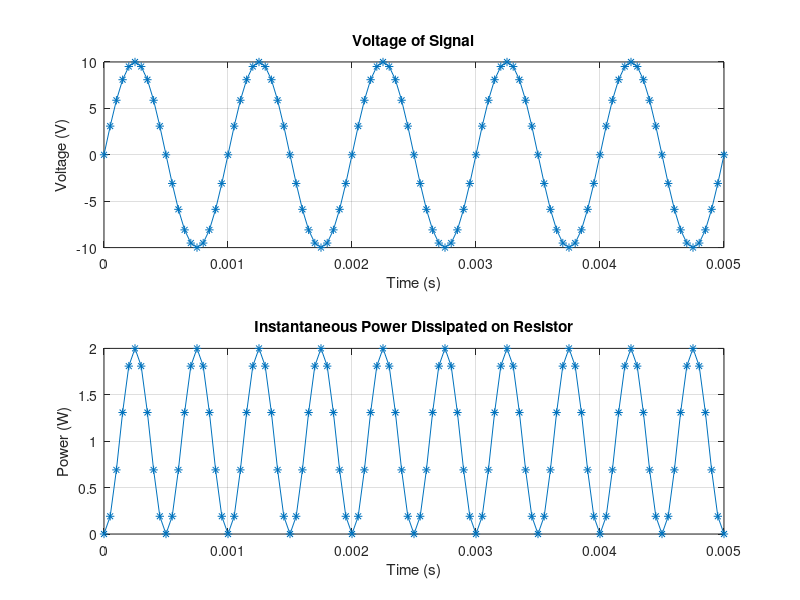

MATLAB code to generate this figure:
% singleTone
%
% Sinusoidal voltage signal,  RMS voltage, power
%
% Turker Dolapci
% 2024.08.10
%
clear all 	% clears everything in workspace
close all	% closes if there is something (e.g. figures)
clc 		% clears command window

fs= 20*1e3; % sampling rate (we will learn how to select sapmling rate)
%sampling rate equals to the number of samples per second (samples per second)

tdur= 0.5; 		% time length of the signal to be generated in seconds
t= 0:(1/fs):tdur; 	%time vector

fc= 1*1e3; 	% frequency of the signal to be generated
T=1/fc; 	% period of the signal

Vpeak=10; 	% peak voltage of the signal
R=50; 		% impedance of the load (resistor connected to the voltage source)

V= Vpeak*sin(2*pi*fc*t); 	% instantaneous voltage of the signal
I=V/R; 						% current passing through resistor
P=V.^2/R; 					%power dissipated in R, because of V
%P is also equals to V.*I, you can insert equation of R in line 23 into line 24

figure
subplot(2,1,1)
plot(t,V,'-*')
xlim([0,5*T])
title('Voltage of Signal')
ylabel('Voltage (V)')
xlabel('Time (s)')
grid on

subplot(2,1,2)
plot(t,P,'-*')
xlim([0,5*T])
title('Instantaneous Power Dissipated on Resistor')
ylabel('Power (W)')
xlabel('Time (s)')
grid on

%Value of R is constant in time (50 ohms in our case). But the voltage changes very
%rapidly (its amplitude changes from -V_peak to V_peak, fc times in a second!)
%It is not easy to measure the power instantaneously!
%So, we calculate the average power!
%While calculating the value of Pavg, we sum all P=V^2/R values in time,
%then divide the result to the number of values (taking average of V^2/R).
Pavg_1=mean(P) %average power
%or you can code as follows:
%Pavg_1=sum(P)/length(P);

%As an easy convention, we use root-mean square values of sinusoidal
%signals while calculating the average values, which is calculated as
%folllows:
Vrms=Vpeak/sqrt(2);
Pavg_2=Vrms.^2/R

%Think about your electricity in home:
%-Its frequency is 50 Hz.
%-How about its voltage, is it Vrms=220 or Vpeak=220?
%
%https://en.wikipedia.org/wiki/Root_mean_square#Average_electrical_power